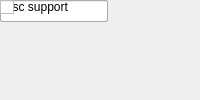
<?xml version="1.0" encoding="UTF-8"?>
<ui version="4.0">
 <class>MainWindow</class>
 <widget class="QMainWindow" name="MainWindow">
  <property name="windowTitle"><string>Bus Scale</string></property>
  <widget class="QWidget" name="centralwidget">
   <!-- NOTE: this is a simplified structural mirror of the generated
        <module>_ui.py, not a full round-trip Designer file. Regenerate
        both from the same spec if you need to edit layout by hand. -->
       <widget class="QLabel" name="label_name">
     <property name="text"><string>Block name</string></property>
    </widget>
       <widget class="QLineEdit" name="name"/>
       <widget class="QLabel" name="label_n_bits_in">
     <property name="text"><string>input bit widths</string></property>
    </widget>
       <widget class="QLineEdit" name="n_bits_in"/>
       <widget class="QLabel" name="label_bin_pt_in">
     <property name="text"><string>input binary points</string></property>
    </widget>
       <widget class="QLineEdit" name="bin_pt_in"/>
       <widget class="QLabel" name="label_type_in">
     <property name="text"><string>input types</string></property>
    </widget>
       <widget class="QLineEdit" name="type_in"/>
       <widget class="QLabel" name="label_cmplx">
     <property name="text"><string>input complex</string></property>
    </widget>
       <widget class="QCheckBox" name="cmplx"/>
       <widget class="QLabel" name="label_scale_factor">
     <property name="text"><string>scale factor (2^?)</string></property>
    </widget>
       <widget class="QLineEdit" name="scale_factor"/>
       <widget class="QLabel" name="label_misc">
     <property name="text"><string>misc support</string></property>
    </widget>
       <widget class="QCheckBox" name="misc"/>
  </widget>
 </widget>
 <resources/>
 <connections/>
</ui>
